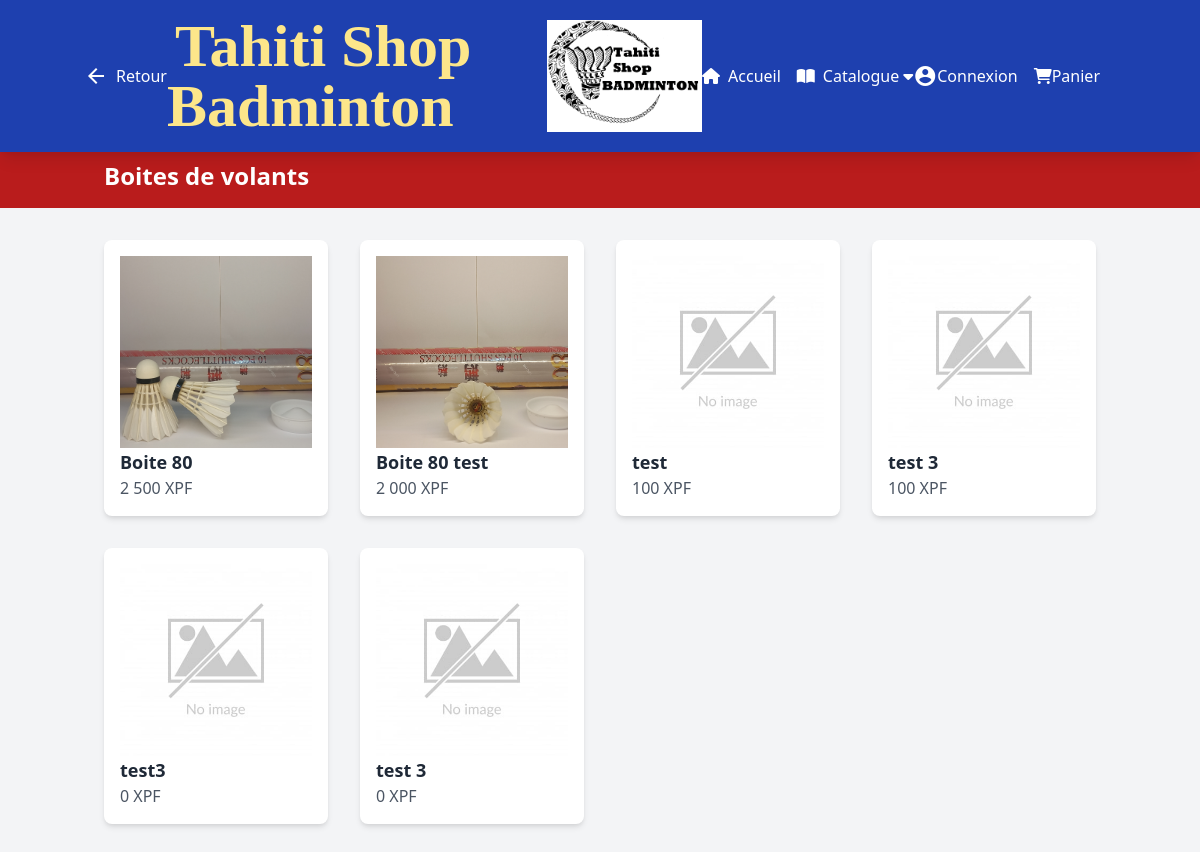
Screenshot of /inventory/shuttle with the database file from the repository.
### inventory/models.py (models this page shows, shortened)
class Shuttle(models.Model):
    name = models.CharField(max_length=100)
    price = models.DecimalField(max_digits=10, decimal_places=0, default=0)
    description = models.TextField(default="Description par défaut")
    quantity = models.DecimalField(max_digits=10, decimal_places=0, default=0)
    type_pro = models.CharField(max_length=255, default="Type par défaut")
    image = models.ImageField(upload_to='shuttle_images/', null=True, blank=True)

### inventory/views.py (the view)
# urls.py: path('shuttle', views.shuttle, name='shuttle'),
def shuttle(request):
    shuttle = Shuttle.objects.all()
    return render(request, 'inventory/categorie/shuttle.html', {'shuttle_instance': shuttle})

### inventory/templatetags/custom_filters.py (called while the page is built)
@register.filter(name='format_price')
def format_price(value):
    value_str = str(value)
    parts = value_str.split('.')
    integer_part = parts[0]
    integer_part_with_spaces = ""
    for i, digit in enumerate(reversed(integer_part)):
        if i > 0 and i % 3 == 0:
            integer_part_with_spaces = digit + " " + integer_part_with_spaces
        else:
            integer_part_with_spaces = digit + integer_part_with_spaces
    if len(parts) > 1:
        formatted_value = integer_part_with_spaces + "." + parts[1]
    else:
        formatted_value = integer_part_with_spaces
    formatted_value += ' XPF'
    return formatted_value

### inventory/templates/inventory/categorie/shuttle.html (shortened to what this page needs)
{% load static %}
{% load custom_filters %}
<!DOCTYPE html>
<html>
<head>
    <link href="https://cdn.jsdelivr.net/npm/tailwindcss@2.2.19/dist/tailwind.min.css" rel="stylesheet">
<body>
    {% include 'navbar.html' %}
    <div class="nav-wrapper">
        <div class="page-title-bar bg-red-700 text-white py-4">
            <div class="container mx-auto px-4 items-center justify-center">
                <h2 class="text-2xl font-semibold">Boites de volants</h2>
            </div>
        </div>
    {% if shuttle_instance %}
        <div class="container mx-auto px-4 py-8 grid grid-cols-1 sm:grid-cols-2 md:grid-cols-3 lg:grid-cols-4 xl:grid-cols-5 gap-8">
            {% for shuttle in shuttle_instance %}
            <a href="{% url 'product_detail' category='shuttle' product_id=shuttle.id %}" class="product-card bg-white shadow-md rounded-lg overflow-hidden block hover:shadow-xl transition duration-300">
                <div class="p-4">
                    {% if shuttle.image %}
                        <img src="{{ shuttle.image.url }}" alt="Product Image" class="w-full h-48 object-cover">
                    {% else %}
                        <img src="{% static 'images/no_image.jpg' %}" alt="Product Image" class="w-full h-48 object-cover">
                    {% endif %}
                    <h3 class="text-lg font-semibold text-gray-800">{{ shuttle.name }}</h3>
                    <p class="text-gray-600">{{ shuttle.price|format_price }}</p>
                </div>
            </a>
            {% endfor %}
        </div>
    {% else %}
        <p>Aucun produit disponible pour le moment.</p>
    {% endif %}
</body>
</html>

### inventory/templates/inventory/categorie/shuttle.html (style rules this page uses)
.nav-wrapper { padding-top: 5rem; }

### rows the page displays
Shuttle: image (picture), name "Boite 80", price "2 500 XPF"
Shuttle: image (picture), name "Boite 80 test", price "2 000 XPF"
Shuttle: name "test", price "100 XPF"
Shuttle: name "test 3", price "100 XPF"
Shuttle: name "test3", price "0 XPF"
Shuttle: name "test 3", price "0 XPF"
